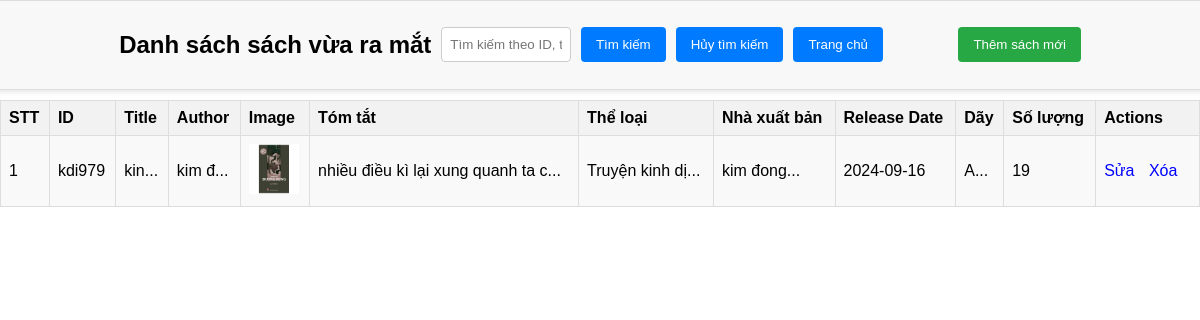
/admin/truyenkinhdi/dulieutrangchu-truyenkinhdi.php, run on the app's committed database.
### tables this page shows
CREATE TABLE IF NOT EXISTS `truyenkinhdi` (
  `id` varchar(6) NOT NULL,
  `title` varchar(255) NOT NULL,
  `author` varchar(255) DEFAULT NULL,
  `image_path` varchar(255) DEFAULT NULL,
  `tomtat` mediumtext,
  `theloai` varchar(255) DEFAULT NULL,
  `publisher` varchar(255) DEFAULT NULL,
  `release_date` date DEFAULT NULL,
  `Day` varchar(255) DEFAULT NULL,
  `so_luong` int DEFAULT NULL,
  PRIMARY KEY (`id`)
);

### admin/truyenkinhdi/dulieutrangchu-truyenkinhdi.php (the view, shortened to what this page needs)
<?php
$conn = new mysqli('localhost', 'root', '', 'library');
$search = '';
if (isset($_GET['search'])) {
    $search = $_GET['search'];
    $sql = "SELECT id, title, author, image_path,tomtat,theloai,publisher, release_date, Day, so_luong FROM truyenkinhdi WHERE id LIKE '%$search%' OR title LIKE '%$search%' OR author LIKE '%$search%'  OR theloai LIKE '%$search%'  OR publisher LIKE '%$search%'";
} else {
    $sql = "SELECT id, title, author, image_path,tomtat,theloai,publisher, release_date, Day, so_luong FROM truyenkinhdi";
}
$result = $conn->query($sql);
?>
<!DOCTYPE html>
<html lang="vi">
<head>
    <link rel="stylesheet" href="../css/dulieu.css">
    <link rel="stylesheet" href="../css/dulieu_search.css">
</head>
<body>
<div class="fixed-menu">
    <h2>Danh sách sách vừa ra mắt</h2>
        <form method="get" action="dulieutrangchu-truyenkinhdi.php">
            <input style="width:22%;" type="text" name="search" placeholder="Tìm kiếm theo ID, tên sách, tác giả, thể loại, nhà xuất bản" value="<?php echo $search; ?>">
            <input type="submit" value="Tìm kiếm">
            <input type="button" value="Hủy tìm kiếm" onclick="window.history.back();">
            <input type="button" value="Trang chủ" onclick="window.location.href='../home_admin.php';">
        </form>
        <a href="add_book-truyenkinhdi.php" ><input type="button" value="Thêm sách mới"></a>
    </div>
    <table class="bang">
    <tr>
        <th>STT</th>
        <th>ID</th>
        <th>Title</th>
        <th>Author</th>
        <th>Image</th>
        <th>Tóm tắt</th>
        <th>Thể loại</th>
        <th>Nhà xuất bản</th>
        <th>Release Date</th>
        <th>Dãy</th>
        <th>Số lượng</th>
        <th>Actions</th>
    </tr>
    <?php
    if ($result->num_rows > 0) {
        $stt = 1;
        while($row = $result->fetch_assoc()) {
            echo "<tr>";
            echo "<td>" . $stt . "</td>";
            echo "<td>" . $row["id"] . "</td>";
            echo '<td>';
            if ($row["title"] !== null) {
                echo '<span data-toggle="tooltip" title="' . htmlspecialchars($row["title"]) . '">' . substr($row["title"], 0, 30) . '...</span>';
            } else {
                echo 'Null';
            }
            echo '</td>';
            echo '<td>';
            if ($row["author"] !== null) {
                echo '<span data-toggle="tooltip" title="' . htmlspecialchars($row["author"]) . '">' . substr($row["author"], 0, 6) . '...</span>';
            } else {
                echo 'Null';
            }
            echo '</td>';
            echo "<td><img src='../images/" . $row["image_path"] . "' alt='Book Image' width='50'></td>";
            echo '<td>';
            if ($row["tomtat"] !== null) {
                echo '<span data-toggle="tooltip" title="' . htmlspecialchars($row["tomtat"]) . '">' . substr($row["tomtat"], 0, 42) . '...</span>';
            } else {
                echo 'No summary available';
            }
            echo '</td>';
            echo '<td>';
            if ($row["theloai"] !== null) {
                echo '<span data-toggle="tooltip" title="' . htmlspecialchars($row["theloai"]) . '">' . substr($row["theloai"], 0, 20) . '...</span>';
            } else {
                echo 'Null';
            }
            echo '</td>';
            echo '<td>';
            if ($row["publisher"] !== null) {
                echo '<span data-toggle="tooltip" title="' . htmlspecialchars($row["publisher"]) . '">' . substr($row["publisher"], 0, 20) . '...</span>';
            } else {
                echo 'Null';
            }
            echo '</td>';
            echo "<td>" . $row["release_date"] . "</td>";
            echo '<td>';
            if ($row["Day"] !== null) {
                echo '<span data-toggle="tooltip" title="' . htmlspecialchars($row["Day"]) . '">' . substr($row["Day"], 0, 20) . '...</span>';
            } else {
                echo 'Null';
            }
            echo '</td>';
            echo "<td>" . $row["so_luong"] . "</td>";
            echo "<td class='action-links'>
                    <a href='edit_book-truyenkinhdi.php?id=" . $row["id"] . "'>Sửa</a>
                    <a href='delete_book-truyenkinhdi.php?id=" . $row["id"] . "' onclick='return confirm(\"Bạn có chắc chắn muốn xóa sách này?\")'>Xóa</a>
                  </td>";
            echo "</tr>";
            $stt++;
        }
    } else {
        echo "<tr><td colspan='7'>Không có dữ liệu</td></tr>";
    }
    ?>
</table>
</body>
</html>

### admin/css/dulieu.css (style rules this page uses)
table { width: 100%; border-collapse: collapse; }
th, td { border: 1px solid #ddd; padding: 8px; }
th { background-color: #f2f2f2; text-align: left; }
tr:nth-child(even) { background-color: #f9f9f9; }
.action-links a { margin-right: 10px; text-decoration: none; color: blue; cursor: pointer; }

### admin/css/dulieu_search.css (style rules this page uses)
body { margin: 0; font-family: Arial, sans-serif; }
.fixed-menu { width: 100%; position: fixed; top: 0; left: 50%; transform: translateX(-50%); padding: 10px; background-color: #f8f8f8; border: 1px solid #ddd; border-radius: 5px; box-shadow: 0 2px 5px rgba(0, 0, 0, 0.1); z-index: 1000; display: flex; justify-content: center; gap: 10px; align-items: center; }
.fixed-menu form { display: flex; gap: 10px; margin: 0; }
.fixed-menu input[type="text"] { padding: 8px; border: 1px solid #ccc; border-radius: 4px; }
.fixed-menu input[type="submit"], .fixed-menu input[type="button"] { padding: 10px 15px; border: none; border-radius: 4px; background-color: #007bff; color: white; cursor: pointer; }
.fixed-menu a { text-decoration: none; }
.fixed-menu a input[type="button"] { background-color: #28a745; }
.bang { margin-top: 100px; padding: 20px; }

### data on the page
truyenkinhdi: id "kdi979", title "kin", author "kim đ", image_path (picture), tomtat "nhiều điều kì lại xung quanh ta c", theloai "Truyện kinh dị", publisher "kim đong", release_date "2024-09-16", Day "A", so_luong "19"
